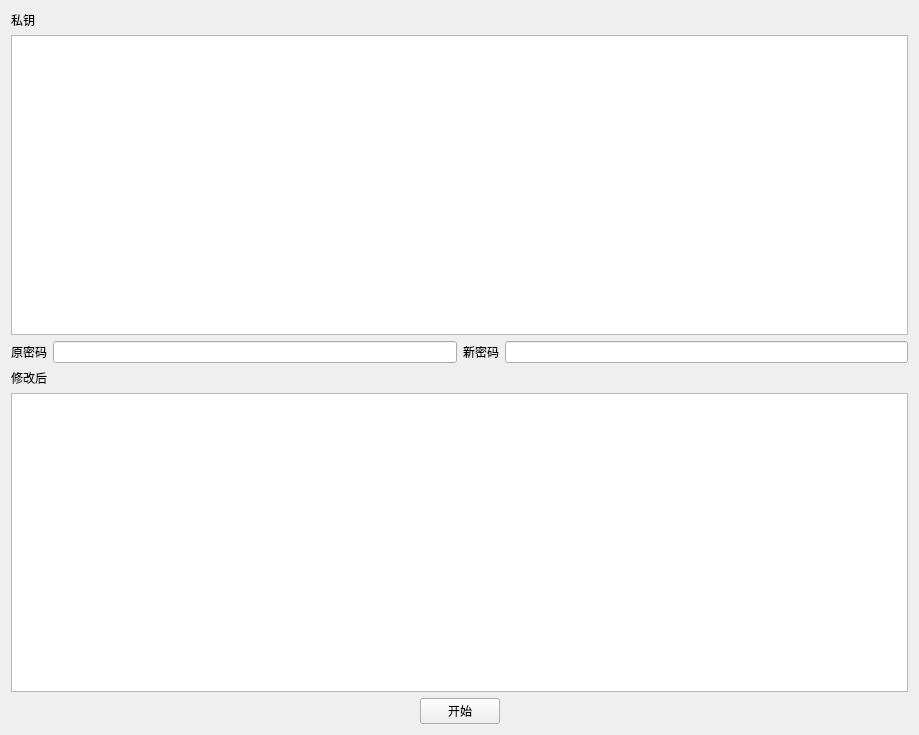
<?xml version="1.0" encoding="UTF-8"?>
<ui version="4.0">
 <class>WidgetRsaChangePrivateKeyPassword</class>
 <widget class="QWidget" name="WidgetRsaChangePrivateKeyPassword">
  <property name="geometry">
   <rect>
    <x>0</x>
    <y>0</y>
    <width>919</width>
    <height>735</height>
   </rect>
  </property>
  <property name="windowTitle">
   <string>Form</string>
  </property>
  <layout class="QVBoxLayout" name="verticalLayout_2">
   <item>
    <layout class="QVBoxLayout" name="verticalLayout">
     <item>
      <widget class="QLabel" name="label">
       <property name="text">
        <string>私钥</string>
       </property>
      </widget>
     </item>
     <item>
      <widget class="QTextEdit" name="textEdit"/>
     </item>
    </layout>
   </item>
   <item>
    <layout class="QHBoxLayout" name="horizontalLayout_2">
     <item>
      <widget class="QLabel" name="label_2">
       <property name="text">
        <string>原密码</string>
       </property>
      </widget>
     </item>
     <item>
      <widget class="QLineEdit" name="lineEdit"/>
     </item>
     <item>
      <widget class="QLabel" name="label_3">
       <property name="text">
        <string>新密码</string>
       </property>
      </widget>
     </item>
     <item>
      <widget class="QLineEdit" name="lineEdit_2"/>
     </item>
    </layout>
   </item>
   <item>
    <layout class="QVBoxLayout" name="verticalLayout_4">
     <item>
      <widget class="QLabel" name="label_4">
       <property name="text">
        <string>修改后</string>
       </property>
      </widget>
     </item>
     <item>
      <widget class="QTextBrowser" name="textBrowser"/>
     </item>
    </layout>
   </item>
   <item>
    <layout class="QHBoxLayout" name="horizontalLayout">
     <item>
      <spacer name="horizontalSpacer">
       <property name="orientation">
        <enum>Qt::Horizontal</enum>
       </property>
       <property name="sizeHint" stdset="0">
        <size>
         <width>40</width>
         <height>20</height>
        </size>
       </property>
      </spacer>
     </item>
     <item>
      <widget class="QPushButton" name="pushButton">
       <property name="text">
        <string>开始</string>
       </property>
      </widget>
     </item>
     <item>
      <spacer name="horizontalSpacer_3">
       <property name="orientation">
        <enum>Qt::Horizontal</enum>
       </property>
       <property name="sizeHint" stdset="0">
        <size>
         <width>40</width>
         <height>20</height>
        </size>
       </property>
      </spacer>
     </item>
    </layout>
   </item>
  </layout>
 </widget>
 <resources/>
 <connections/>
</ui>
